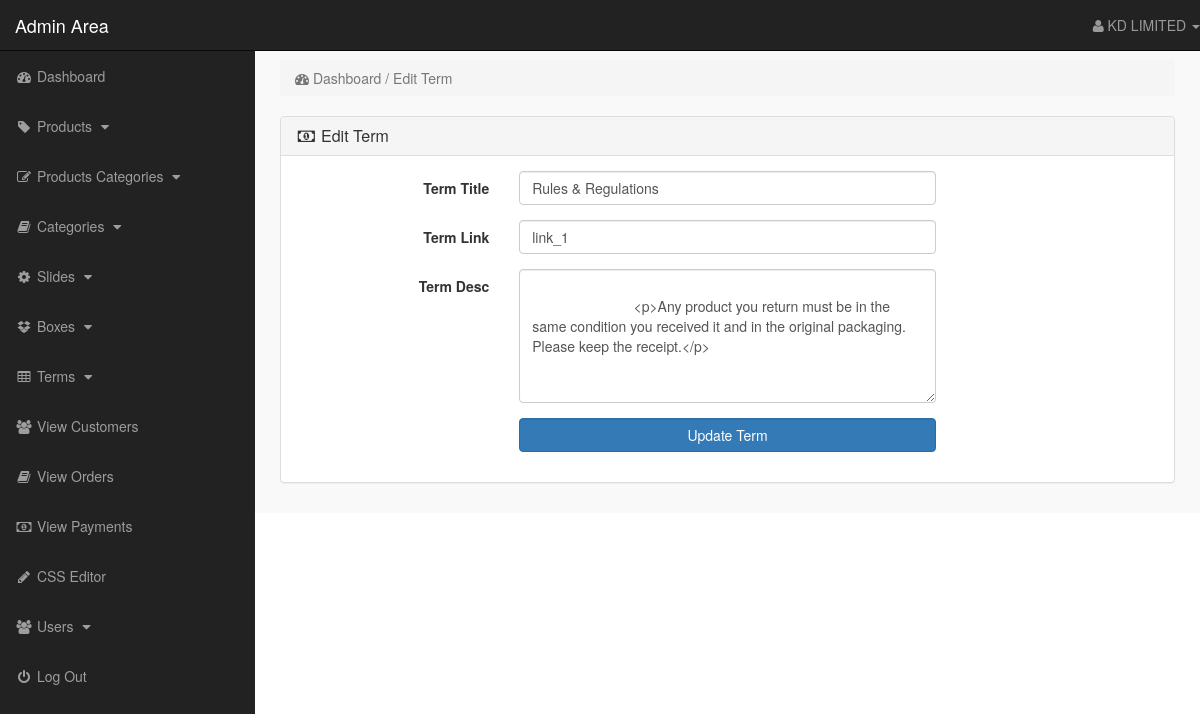
Page /admin_area/index.php?edit_term=9 (signed in) on the committed database.
### tables this page shows
CREATE TABLE `terms` (
  `term_id` int(10) NOT NULL,
  `term_title` varchar(100) NOT NULL,
  `term_link` varchar(100) NOT NULL,
  `term_desc` text NOT NULL
);

### admin_area/edit_term.php (the view, shortened to what this page needs)
<?php
    if(!isset($_SESSION['admin_email'])){
        echo "<script>window.open('login.php','_self')</script>";
    }else{
?>
<?php
if(isset($_GET['edit_term'])){
    $edit_id = $_GET['edit_term'];
    $get_term = "select * from terms where term_id='$edit_id'";
    $run_term = mysqli_query($con,$get_term);
    $row_term = mysqli_fetch_array($run_term);
    $term_title = $row_term['term_title'];
    $term_desc = $row_term['term_desc'];
    $term_link = $row_term['term_link'];
}
?>
<div class="row">
    <div class="col-lg-12">
        <ol class="breadcrumb">
            <li class="active">
                <i class="fa fa-dashboard"></i> Dashboard / Edit Term
            </li>
        </ol>
    </div>
</div>
<div class="row">
    <div class="col-lg-12">
        <div class="panel panel-default">
           <div class="panel-heading">
               <h3 class="panel-title">
                   <i class="fa fa-money fa-fw"></i> Edit Term
               </h3>
           </div>
           <div class="panel-body">
               <form method="post" class="form-horizontal" enctype="multipart/form-data">
                   <div class="form-group">
                      <label class="col-md-3 control-label"> Term Title </label>
                      <div class="col-md-6">
                          <input value="<?php echo $term_title; ?>" name="term_title" type="text" class="form-control" required>
                      </div>
                   </div>
                   <div class="form-group">
                      <label class="col-md-3 control-label"> Term Link </label>
                      <div class="col-md-6">
                          <input value="<?php echo $term_link; ?>" name="term_link" type="text" class="form-control" required>
                      </div>
                   </div>
                   <div class="form-group">
                      <label class="col-md-3 control-label"> Term Desc </label>
                      <div class="col-md-6">
                          <textarea name="term_desc" cols="19" rows="6" class="form-control">
                          <?php echo $term_desc; ?>
                          </textarea>
                      </div>
                   </div>
                   <div class="form-group">
                      <label class="col-md-3 control-label"></label>
                      <div class="col-md-6">
                          <input name="update" value="Update Term" type="submit" class="btn btn-primary form-control">
                      </div>
                   </div>
               </form>
           </div>
        </div>
    </div>
</div>
    <?php } ?>

### admin_area/includes/sidebar.php (shortened to what this page needs)
<?php
    if(!isset($_SESSION['admin_email'])){
        echo "<script>window.open('login.php','_self')</script>";
    }else{
?>
<nav class="navbar navbar-inverse navbar-fixed-top">
    <div class="navbar-header">
        <a href="index.php?dashboard" class="navbar-brand">Admin Area</a>
    </div>
    <ul class="nav navbar-right top-nav">
        <li class="dropdown">
            <a href="#" class="dropdown-toggle" data-toggle="dropdown">
                <i class="fa fa-user"></i> <?php echo $admin_name;  ?> <b class="caret"></b>
            </a>
        </li>
    </ul>
    <div class="collapse navbar-collapse navbar-ex1-collapse">
        <ul class="nav navbar-nav side-nav">
            <li>
                <a href="index.php?dashboard">
                        <i class="fa fa-fw fa-dashboard"></i> Dashboard
                </a>
            </li>
            <li>
                <a href="#" data-toggle="collapse" data-target="#products">
                        <i class="fa fa-fw fa-tag"></i> Products
                        <i class="fa fa-fw fa-caret-down"></i>
                </a>
            </li>
            <li>
                <a href="#" data-toggle="collapse" data-target="#p_cat">
                        <i class="fa fa-fw fa-edit"></i> Products Categories
                        <i class="fa fa-fw fa-caret-down"></i>
                </a>
            </li>
            <li>
                <a href="#" data-toggle="collapse" data-target="#cat">
                        <i class="fa fa-fw fa-book"></i> Categories
                        <i class="fa fa-fw fa-caret-down"></i>
                </a>
            </li>
            <li>
                <a href="#" data-toggle="collapse" data-target="#slides">
                        <i class="fa fa-fw fa-gear"></i> Slides
                        <i class="fa fa-fw fa-caret-down"></i>
                </a>
            </li>
            <li>
                <a href="#" data-toggle="collapse" data-target="#boxes">
                        <i class="fa fa-fw fa-dropbox"></i> Boxes
                        <i class="fa fa-fw fa-caret-down"></i>
                </a>
            </li>
            <li>
                <a href="#" data-toggle="collapse" data-target="#terms">
                        <i class="fa fa-fw fa-table"></i> Terms
                        <i class="fa fa-fw fa-caret-down"></i>
                </a>
            </li>
            <li>
                <a href="index.php?view_customers">
                    <i class="fa fa-fw fa-users"></i> View Customers
                </a>
            </li>
            <li>
                <a href="index.php?view_orders">
                    <i class="fa fa-fw fa-book"></i> View Orders
                </a>
            </li>
            <li>
                <a href="index.php?view_payments">
                    <i class="fa fa-fw fa-money"></i> View Payments
                </a>
            </li>
            <li>
                <a href="index.php?edit_css">
                    <i class="fa fa-fw fa-pencil"></i> CSS Editor
                </a>
            </li>
            <li>
                <a href="#" data-toggle="collapse" data-target="#users">
                        <i class="fa fa-fw fa-users"></i> Users
                        <i class="fa fa-fw fa-caret-down"></i>
                </a>
            </li>
            <li>
                <a href="logout.php">
                    <i class="fa fa-fw fa-power-off"></i> Log Out
                </a>
            </li>
        </ul>
    </div>
</nav>
<?php } ?>

### admin_area/css/style.css (style rules this page uses)
body { margin-top: 100px; }
@media (min-width: 768px) { body { margin-top: 50px; } }
.top-nav { 0 15px; }
.top-nav>li { float: left; display: inline-block; }
.top-nav>li>a { color: #999999; line-height: 20px; padding-top: 15px; padding-bottom: 15px; }
@media (min-width: 768px) { .side-nav { position: fixed; top: 51px; bottom: 0; width: 255px; overflow-y: auto; overflow-x: hidden; background-color: #222222; padding-bottom: 40px; border-radius: 0; } }
@media (min-width: 768px) { .side-nav>li>a { width: 255px; } }
.panel-body { border-radius: 5px; }

### rows in the picture
terms: term_title "Rules & Regulations", term_link "link_1", term_desc "<p>Any product you return must be in the same condition you received it and in the original packaging. Please keep the receipt.</p>"

### other values in the picture
$admin_name "KD LIMITED"
